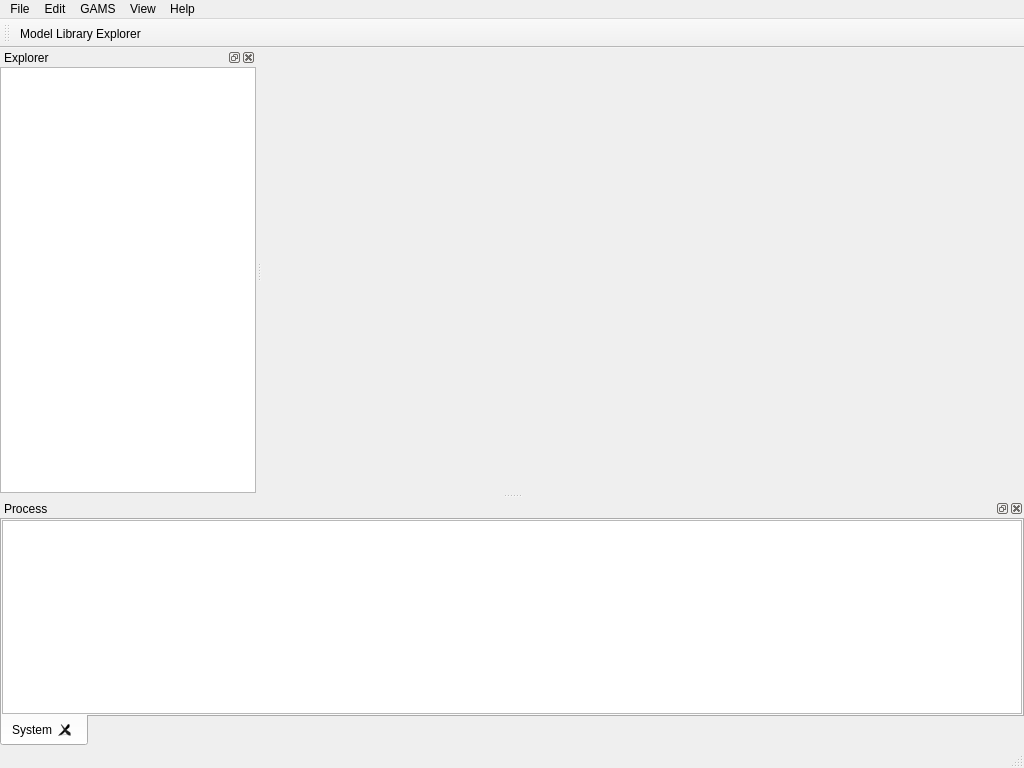
<?xml version="1.0" encoding="UTF-8"?>
<ui version="4.0">
 <class>MainWindow</class>
 <widget class="QMainWindow" name="MainWindow">
  <property name="geometry">
   <rect>
    <x>0</x>
    <y>0</y>
    <width>1024</width>
    <height>768</height>
   </rect>
  </property>
  <property name="minimumSize">
   <size>
    <width>0</width>
    <height>0</height>
   </size>
  </property>
  <property name="mouseTracking">
   <bool>true</bool>
  </property>
  <property name="windowTitle">
   <string>GAMS Studio</string>
  </property>
  <property name="windowIcon">
   <iconset resource="../icons/icons.qrc">
    <normaloff>:/img/gams-w24</normaloff>:/img/gams-w24</iconset>
  </property>
  <widget class="QWidget" name="centralWidget">
   <property name="sizePolicy">
    <sizepolicy hsizetype="Ignored" vsizetype="Ignored">
     <horstretch>0</horstretch>
     <verstretch>0</verstretch>
    </sizepolicy>
   </property>
   <property name="contextMenuPolicy">
    <enum>Qt::NoContextMenu</enum>
   </property>
   <layout class="QGridLayout" name="gridLayout">
    <property name="leftMargin">
     <number>0</number>
    </property>
    <property name="topMargin">
     <number>0</number>
    </property>
    <property name="rightMargin">
     <number>0</number>
    </property>
    <property name="bottomMargin">
     <number>0</number>
    </property>
    <item row="0" column="0">
     <layout class="QGridLayout" name="mainLayout">
      <property name="topMargin">
       <number>0</number>
      </property>
      <property name="horizontalSpacing">
       <number>6</number>
      </property>
      <item row="0" column="1">
       <widget class="QTabWidget" name="mainTab">
        <property name="acceptDrops">
         <bool>true</bool>
        </property>
        <property name="tabShape">
         <enum>QTabWidget::Rounded</enum>
        </property>
        <property name="currentIndex">
         <number>-1</number>
        </property>
        <property name="documentMode">
         <bool>true</bool>
        </property>
        <property name="tabsClosable">
         <bool>true</bool>
        </property>
        <property name="movable">
         <bool>true</bool>
        </property>
        <property name="tabBarAutoHide">
         <bool>false</bool>
        </property>
       </widget>
      </item>
     </layout>
    </item>
   </layout>
  </widget>
  <widget class="QMenuBar" name="menuBar">
   <property name="geometry">
    <rect>
     <x>0</x>
     <y>0</y>
     <width>1024</width>
     <height>18</height>
    </rect>
   </property>
   <widget class="QMenu" name="menuFile">
    <property name="title">
     <string>File</string>
    </property>
    <addaction name="actionNew"/>
    <addaction name="actionOpen"/>
    <addaction name="separator"/>
    <addaction name="actionSave"/>
    <addaction name="actionSave_As"/>
    <addaction name="actionSave_All"/>
    <addaction name="separator"/>
    <addaction name="actionClose"/>
    <addaction name="actionClose_All"/>
    <addaction name="actionClose_All_Except"/>
    <addaction name="actionRestore_Recently_Closed_Tab"/>
    <addaction name="separator"/>
    <addaction name="actionSettings"/>
    <addaction name="separator"/>
    <addaction name="actionExit_Application"/>
   </widget>
   <widget class="QMenu" name="menuEdit">
    <property name="title">
     <string>Edit</string>
    </property>
    <widget class="QMenu" name="menuEncoding">
     <property name="title">
      <string>Encoding</string>
     </property>
     <addaction name="actionSystem_2"/>
    </widget>
    <widget class="QMenu" name="menuAdvanced">
     <property name="title">
      <string>Advanced</string>
     </property>
     <addaction name="actionSet_to_Uppercase"/>
     <addaction name="actionSet_to_Lowercase"/>
     <addaction name="separator"/>
     <addaction name="actionIndent"/>
     <addaction name="actionOutdent"/>
     <addaction name="actionDuplicate_Line"/>
     <addaction name="actionRemove_Line"/>
    </widget>
    <addaction name="actionUndo"/>
    <addaction name="actionRedo"/>
    <addaction name="separator"/>
    <addaction name="actionCopy"/>
    <addaction name="actionPaste"/>
    <addaction name="actionCut"/>
    <addaction name="actionSelect_All"/>
    <addaction name="separator"/>
    <addaction name="menuAdvanced"/>
    <addaction name="separator"/>
    <addaction name="actionInsert_Mode"/>
    <addaction name="separator"/>
    <addaction name="actionZoom_In"/>
    <addaction name="actionZoom_Out"/>
    <addaction name="actionReset_Zoom"/>
    <addaction name="separator"/>
    <addaction name="menuEncoding"/>
    <addaction name="actionSearch"/>
    <addaction name="actionGo_To"/>
   </widget>
   <widget class="QMenu" name="menuView">
    <property name="title">
     <string>View</string>
    </property>
    <addaction name="actionProject_View"/>
    <addaction name="actionOutput_View"/>
    <addaction name="actionOption_View"/>
    <addaction name="actionHelp_View"/>
    <addaction name="separator"/>
    <addaction name="actionShow_Welcome_Page"/>
    <addaction name="separator"/>
    <addaction name="actionZoom_In"/>
    <addaction name="actionZoom_Out"/>
    <addaction name="actionReset_Zoom"/>
   </widget>
   <widget class="QMenu" name="menuHelp">
    <property name="title">
     <string>Help</string>
    </property>
    <addaction name="actionHelp"/>
    <addaction name="separator"/>
    <addaction name="actionAbout"/>
    <addaction name="actionAbout_Qt"/>
    <addaction name="separator"/>
    <addaction name="actionUpdate"/>
   </widget>
   <widget class="QMenu" name="menu_GAMs">
    <property name="title">
     <string>GAMS</string>
    </property>
    <addaction name="actionRun"/>
    <addaction name="actionRun_with_GDX_Creation"/>
    <addaction name="separator"/>
    <addaction name="actionCompile"/>
    <addaction name="actionCompile_with_GDX_Creation"/>
    <addaction name="separator"/>
    <addaction name="actionGAMS_Library"/>
   </widget>
   <addaction name="menuFile"/>
   <addaction name="menuEdit"/>
   <addaction name="menu_GAMs"/>
   <addaction name="menuView"/>
   <addaction name="menuHelp"/>
  </widget>
  <widget class="QToolBar" name="mainToolBar">
   <property name="enabled">
    <bool>true</bool>
   </property>
   <property name="windowTitle">
    <string>Toolbar</string>
   </property>
   <property name="toolButtonStyle">
    <enum>Qt::ToolButtonFollowStyle</enum>
   </property>
   <property name="floatable">
    <bool>false</bool>
   </property>
   <attribute name="toolBarArea">
    <enum>TopToolBarArea</enum>
   </attribute>
   <attribute name="toolBarBreak">
    <bool>false</bool>
   </attribute>
   <addaction name="actionGAMS_Library"/>
  </widget>
  <widget class="QStatusBar" name="statusBar">
   <property name="mouseTracking">
    <bool>false</bool>
   </property>
  </widget>
  <widget class="QDockWidget" name="dockProjectView">
   <property name="accessibleName">
    <string>Project Explorer</string>
   </property>
   <property name="windowTitle">
    <string>Explorer</string>
   </property>
   <attribute name="dockWidgetArea">
    <number>1</number>
   </attribute>
   <widget class="QWidget" name="dockWidgetContents_2">
    <property name="autoFillBackground">
     <bool>true</bool>
    </property>
    <layout class="QHBoxLayout" name="horizontalLayout">
     <property name="leftMargin">
      <number>0</number>
     </property>
     <property name="topMargin">
      <number>0</number>
     </property>
     <property name="rightMargin">
      <number>0</number>
     </property>
     <property name="bottomMargin">
      <number>0</number>
     </property>
     <item>
      <widget class="QTreeView" name="projectView">
       <property name="uniformRowHeights">
        <bool>true</bool>
       </property>
       <property name="animated">
        <bool>true</bool>
       </property>
       <property name="expandsOnDoubleClick">
        <bool>false</bool>
       </property>
      </widget>
     </item>
    </layout>
   </widget>
  </widget>
  <widget class="QDockWidget" name="dockLogView">
   <property name="enabled">
    <bool>true</bool>
   </property>
   <property name="floating">
    <bool>false</bool>
   </property>
   <property name="windowTitle">
    <string>Process</string>
   </property>
   <attribute name="dockWidgetArea">
    <number>8</number>
   </attribute>
   <widget class="QWidget" name="dockWidgetContents_4">
    <layout class="QHBoxLayout" name="horizontalLayout_3">
     <property name="leftMargin">
      <number>0</number>
     </property>
     <property name="topMargin">
      <number>0</number>
     </property>
     <property name="rightMargin">
      <number>0</number>
     </property>
     <property name="bottomMargin">
      <number>0</number>
     </property>
     <item>
      <widget class="QTabWidget" name="logTab">
       <property name="tabPosition">
        <enum>QTabWidget::South</enum>
       </property>
       <property name="tabsClosable">
        <bool>true</bool>
       </property>
       <property name="movable">
        <bool>true</bool>
       </property>
       <widget class="QWidget" name="log">
        <attribute name="title">
         <string>System</string>
        </attribute>
        <layout class="QVBoxLayout" name="verticalLayout">
         <property name="spacing">
          <number>6</number>
         </property>
         <property name="leftMargin">
          <number>0</number>
         </property>
         <property name="topMargin">
          <number>0</number>
         </property>
         <property name="rightMargin">
          <number>0</number>
         </property>
         <property name="bottomMargin">
          <number>0</number>
         </property>
         <item>
          <widget class="QPlainTextEdit" name="logView">
           <property name="mouseTracking">
            <bool>true</bool>
           </property>
           <property name="readOnly">
            <bool>true</bool>
           </property>
           <property name="textInteractionFlags">
            <set>Qt::TextSelectableByKeyboard|Qt::TextSelectableByMouse</set>
           </property>
          </widget>
         </item>
        </layout>
       </widget>
      </widget>
     </item>
    </layout>
   </widget>
  </widget>
  <action name="actionFile">
   <property name="text">
    <string>File</string>
   </property>
  </action>
  <action name="actionExit_Application">
   <property name="text">
    <string>Quit</string>
   </property>
   <property name="shortcut">
    <string>Ctrl+Q</string>
   </property>
  </action>
  <action name="actionHelp">
   <property name="text">
    <string>Documentation</string>
   </property>
   <property name="shortcut">
    <string>F1</string>
   </property>
  </action>
  <action name="actionAbout">
   <property name="text">
    <string>About</string>
   </property>
  </action>
  <action name="actionAbout_Qt">
   <property name="text">
    <string>About Qt</string>
   </property>
  </action>
  <action name="actionOutput_View">
   <property name="checkable">
    <bool>true</bool>
   </property>
   <property name="checked">
    <bool>true</bool>
   </property>
   <property name="enabled">
    <bool>true</bool>
   </property>
   <property name="text">
    <string>Output</string>
   </property>
  </action>
  <action name="actionProject_View">
   <property name="checkable">
    <bool>true</bool>
   </property>
   <property name="checked">
    <bool>true</bool>
   </property>
   <property name="text">
    <string>Explorer</string>
   </property>
  </action>
  <action name="actionNew">
   <property name="text">
    <string>New...</string>
   </property>
   <property name="shortcut">
    <string>Ctrl+N</string>
   </property>
  </action>
  <action name="actionOpen">
   <property name="text">
    <string>Open...</string>
   </property>
   <property name="shortcut">
    <string>Ctrl+O</string>
   </property>
  </action>
  <action name="actionSave">
   <property name="text">
    <string>Save</string>
   </property>
   <property name="shortcut">
    <string>Ctrl+S</string>
   </property>
  </action>
  <action name="actionSave_As">
   <property name="text">
    <string>Save As...</string>
   </property>
   <property name="shortcut">
    <string>Ctrl+Alt+S</string>
   </property>
  </action>
  <action name="actionSave_All">
   <property name="text">
    <string>Save All</string>
   </property>
   <property name="shortcut">
    <string>Ctrl+Shift+S</string>
   </property>
  </action>
  <action name="actionClose">
   <property name="text">
    <string>Close</string>
   </property>
   <property name="shortcut">
    <string>Ctrl+W</string>
   </property>
  </action>
  <action name="actionClose_All">
   <property name="text">
    <string>Close All</string>
   </property>
   <property name="shortcut">
    <string>Ctrl+Shift+W</string>
   </property>
  </action>
  <action name="actionClose_All_Except">
   <property name="text">
    <string>Close All Except Visible</string>
   </property>
  </action>
  <action name="actionSystem_2">
   <property name="text">
    <string>System</string>
   </property>
  </action>
  <action name="actionShow_Welcome_Page">
   <property name="text">
    <string>Show Welcome Page</string>
   </property>
  </action>
  <action name="actionGAMS_Library">
   <property name="text">
    <string>Model Library Explorer</string>
   </property>
   <property name="shortcut">
    <string>F6</string>
   </property>
  </action>
  <action name="actionRun">
   <property name="icon">
    <iconset resource="../icons/icons.qrc">
     <normaloff>:/img/play</normaloff>:/img/play</iconset>
   </property>
   <property name="text">
    <string>Run</string>
   </property>
   <property name="shortcut">
    <string>F9</string>
   </property>
  </action>
  <action name="actionCompile">
   <property name="icon">
    <iconset resource="../icons/icons.qrc">
     <normaloff>:/img/compile</normaloff>:/img/compile</iconset>
   </property>
   <property name="text">
    <string>Compile</string>
   </property>
   <property name="toolTip">
    <string>Compile</string>
   </property>
   <property name="shortcut">
    <string>Shift+F9</string>
   </property>
  </action>
  <action name="actionRun_with_GDX_Creation">
   <property name="icon">
    <iconset resource="../icons/icons.qrc">
     <normaloff>:/img/run-gdx</normaloff>:/img/run-gdx</iconset>
   </property>
   <property name="text">
    <string>Run with GDX Creation</string>
   </property>
   <property name="toolTip">
    <string>Run and Create a GDX File with gms file root name</string>
   </property>
   <property name="shortcut">
    <string>F10</string>
   </property>
  </action>
  <action name="actionSettings">
   <property name="text">
    <string>Settings</string>
   </property>
   <property name="shortcut">
    <string>Ctrl+,</string>
   </property>
  </action>
  <action name="actionCompile_with_GDX_Creation">
   <property name="icon">
    <iconset resource="../icons/icons.qrc">
     <normaloff>:/img/compile-gdx</normaloff>:/img/compile-gdx</iconset>
   </property>
   <property name="text">
    <string>Compile with GDX Creation</string>
   </property>
   <property name="toolTip">
    <string>Compile and Create a GDX File with gms file root name</string>
   </property>
   <property name="shortcut">
    <string>Shift+F10</string>
   </property>
  </action>
  <action name="actionSearch">
   <property name="text">
    <string>Search</string>
   </property>
   <property name="shortcut">
    <string>Ctrl+F</string>
   </property>
  </action>
  <action name="actionOption_View">
   <property name="checkable">
    <bool>true</bool>
   </property>
   <property name="checked">
    <bool>true</bool>
   </property>
   <property name="text">
    <string>Option</string>
   </property>
   <property name="toolTip">
    <string>Option</string>
   </property>
  </action>
  <action name="actionSelect_All">
   <property name="text">
    <string>Select All</string>
   </property>
   <property name="shortcut">
    <string>Ctrl+A</string>
   </property>
   <property name="shortcutContext">
    <enum>Qt::ApplicationShortcut</enum>
   </property>
  </action>
  <action name="actionCopy">
   <property name="text">
    <string>Copy</string>
   </property>
   <property name="shortcut">
    <string>Ctrl+C</string>
   </property>
   <property name="shortcutContext">
    <enum>Qt::ApplicationShortcut</enum>
   </property>
  </action>
  <action name="actionPaste">
   <property name="text">
    <string>Paste</string>
   </property>
   <property name="shortcut">
    <string>Ctrl+V</string>
   </property>
  </action>
  <action name="actionUndo">
   <property name="text">
    <string>Undo</string>
   </property>
   <property name="shortcut">
    <string>Ctrl+Z</string>
   </property>
  </action>
  <action name="actionRedo">
   <property name="text">
    <string>Redo</string>
   </property>
   <property name="shortcut">
    <string>Ctrl+Y</string>
   </property>
  </action>
  <action name="actionGo_To">
   <property name="text">
    <string>Go To</string>
   </property>
   <property name="shortcut">
    <string>Ctrl+G</string>
   </property>
  </action>
  <action name="actionCut">
   <property name="text">
    <string>Cut</string>
   </property>
   <property name="shortcut">
    <string>Ctrl+X</string>
   </property>
  </action>
  <action name="actionSet_to_Uppercase">
   <property name="text">
    <string>Selection to Uppercase</string>
   </property>
   <property name="shortcut">
    <string>Alt+Shift+U</string>
   </property>
  </action>
  <action name="actionSet_to_Lowercase">
   <property name="text">
    <string>Selection to Lowercase</string>
   </property>
   <property name="shortcut">
    <string>Alt+Shift+L</string>
   </property>
  </action>
  <action name="actionUpdate">
   <property name="enabled">
    <bool>false</bool>
   </property>
   <property name="text">
    <string>&amp;Update</string>
   </property>
  </action>
  <action name="actionHelp_View">
   <property name="checkable">
    <bool>true</bool>
   </property>
   <property name="text">
    <string>Help</string>
   </property>
  </action>
  <action name="actionInsert_Mode">
   <property name="checkable">
    <bool>true</bool>
   </property>
   <property name="text">
    <string>Insert Mode</string>
   </property>
   <property name="shortcut">
    <string>Ins</string>
   </property>
  </action>
  <action name="actionIndent">
   <property name="text">
    <string>Indent Line</string>
   </property>
   <property name="shortcut">
    <string>Tab</string>
   </property>
  </action>
  <action name="actionOutdent">
   <property name="text">
    <string>Outdent Line</string>
   </property>
   <property name="shortcut">
    <string>Shift+Tab</string>
   </property>
  </action>
  <action name="actionDuplicate_Line">
   <property name="text">
    <string>Duplicate Line</string>
   </property>
   <property name="shortcut">
    <string>Ctrl+Shift+L</string>
   </property>
  </action>
  <action name="actionRemove_Line">
   <property name="text">
    <string>Remove Line</string>
   </property>
   <property name="shortcut">
    <string>Shift+Del</string>
   </property>
  </action>
  <action name="actionZoom_In">
   <property name="text">
    <string>Zoom In</string>
   </property>
   <property name="shortcut">
    <string>Ctrl++</string>
   </property>
  </action>
  <action name="actionZoom_Out">
   <property name="text">
    <string>Zoom Out</string>
   </property>
   <property name="shortcut">
    <string>Ctrl+-</string>
   </property>
  </action>
  <action name="actionReset_Zoom">
   <property name="text">
    <string>Reset Zoom</string>
   </property>
   <property name="shortcut">
    <string>Ctrl+0</string>
   </property>
  </action>
  <action name="actionRestore_Recently_Closed_Tab">
   <property name="text">
    <string>Restore Recently Closed Tab</string>
   </property>
   <property name="toolTip">
    <string>Restore recently closed tab</string>
   </property>
   <property name="shortcut">
    <string>Ctrl+Shift+T</string>
   </property>
  </action>
 </widget>
 <layoutdefault spacing="6" margin="11"/>
 <resources>
  <include location="../icons/icons.qrc"/>
 </resources>
 <connections/>
</ui>
